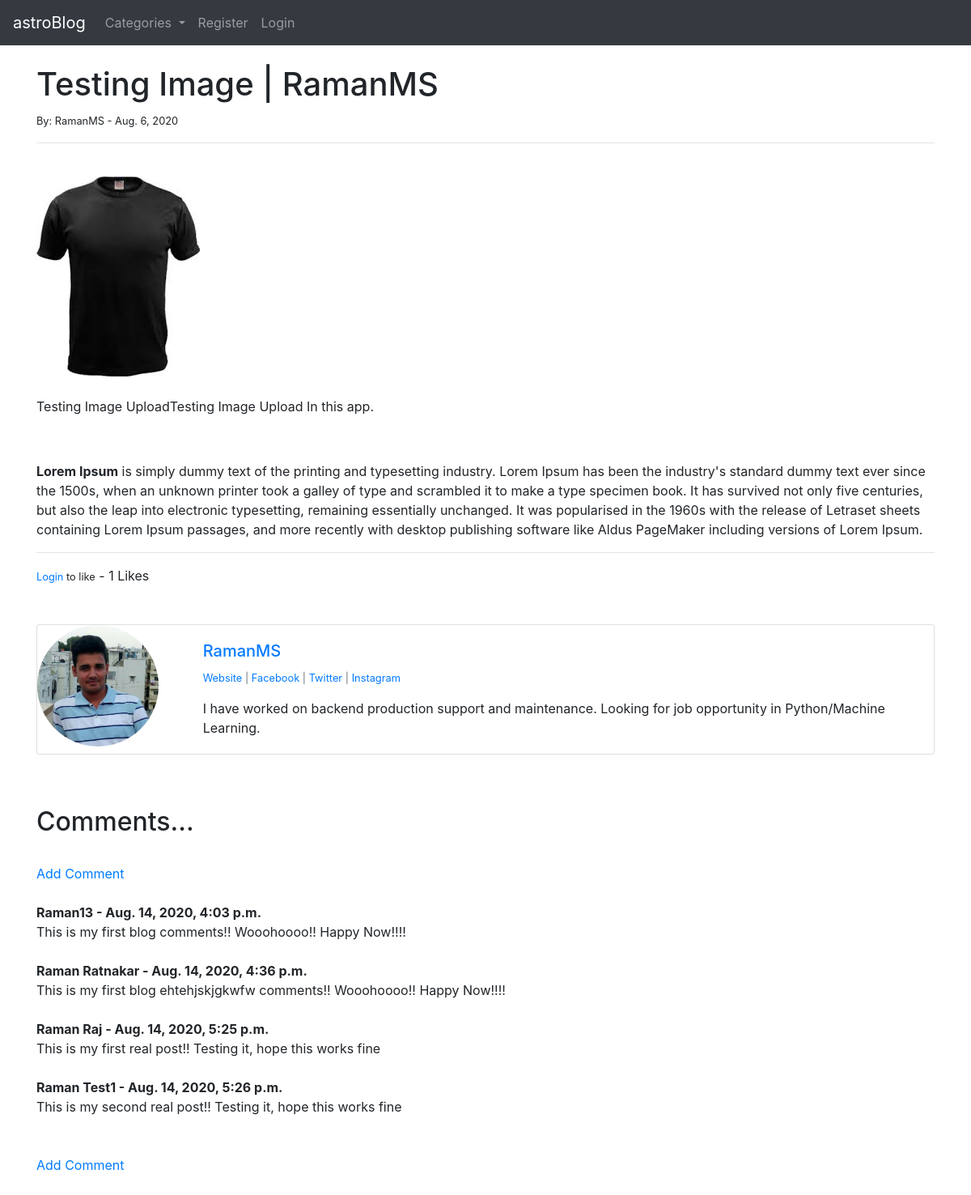
/article/14, run on the app's committed database.
### blog/models.py (models this page shows, shortened)
class Post(models.Model):
    title = models.CharField(max_length=255)
    header_image = models.ImageField(null=True, blank=True, upload_to="images/")
    title_tag = models.CharField(max_length=255)
    author = models.ForeignKey(User, on_delete=models.CASCADE)
    body = RichTextField(blank=True, null=True)
    post_date = models.DateField(auto_now_add=True)
    category = models.CharField(max_length=255, default='coding')
    snippet = models.CharField(max_length=255, )
    likes = models.ManyToManyField(User, related_name='blog_posts')
    def total_likes(self):
        return self.likes.count()

class Profile(models.Model):
    user = models.OneToOneField(User, null=True, on_delete=models.CASCADE)
    bio = models.TextField()
    profile_pic = models.ImageField(null=True, blank=True, upload_to="images/profile")
    website_url = models.CharField(max_length=255, null=True, blank=True,)
    facebook_url = models.CharField(max_length=255, null=True, blank=True,)
    twitter_url = models.CharField(max_length=255, null=True, blank=True,)
    instagram_url = models.CharField(max_length=255, null=True, blank=True,)

class Comment(models.Model):
    post = models.ForeignKey(Post, related_name='comments',on_delete=models.CASCADE)
    name = models.CharField(max_length=255)
    body = models.TextField()
    date_added = models.DateTimeField(auto_now_add=True)

### blog/views.py (the view)
# urls.py: path('article/<int:pk>', ArticleDetailView.as_view(), name = 'article-detail'),
class ArticleDetailView(DetailView):
    model = Post
    template_name = 'article_detail.html'
    def get_context_data(self, *args, **kwargs):
        cat_menu = Category.objects.all()
        context = super(ArticleDetailView, self).get_context_data()
        stuff = get_object_or_404(Post, id=self.kwargs['pk'])
        total_likes = stuff.total_likes
        liked = False
        if stuff.likes.filter(id=self.request.user.id).exists():
            liked = True
        context["cat_menu"] = cat_menu
        context['total_likes'] = total_likes
        context['liked'] = liked
        return context

### blog/models.py (called while the page is built)
    def __str__(self):
      return self.name

### blog/templates/article_detail.html (shortened to what this page needs)
{% extends 'base.html'%}
{% load static %}
{% block content %}
<h1>{{ post.title }}</h1>
<small>By: {{ post.author }} - {{ post.post_date }}
</small> <br/>
<hr>
<br/>
{% if post.header_image %}
    <img src="{{ post.header_image.url }}">
{% endif %}
<br/><br/>
{{ post.body|safe }}</li>
<hr>
<form action="{% url 'like_post' post.pk %}" method="POST">
    {% if user.is_authenticated %}
        {% if liked %}
            <button type="submit", name="post_id", value="{{ post.id }}", class="btn btn-danger btn-sm">Unlike</button>
        {% else %}
            <button type="submit", name="post_id", value="{{ post.id }}", class="btn btn-primary btn-sm">Like</button>
        {% endif %}
    {% else %}
        <small><a href="{% url 'login' %}">Login </a>to like</small>
    {% endif %}
        - {{ total_likes }} Likes
</form>
<br/><br/>
<div class="card mb-3">
    <div class="row no-gutters">
      <div class="col-md-2">
        <a href="{% url 'show_profile_page' post.author.profile.id %}">
            {% if post.author.profile.profile_pic %}
                <img src="{{ post.author.profile.profile_pic.url }}" width=150 height=150 class="rounded-circle">
            {% else %}
            <img src="{% static 'blog/images/default-profile-picture.png' %}" width=150 height=150 class="card-img">
            {% endif %}
        </a>
      </div>
      <div class="col-md-10">
        <div class="card-body">
            <a href="{% url 'show_profile_page' post.author.profile.id %}">
              <h5 class="card-title">{{ post.author }}</h5>
            </a>
          <p class="small text-muted">
              {% if post.author.profile.website_url %}
                  <a href="{{ post.author.profile.website_url }}">Website </a>
              {% endif %}
              {% if post.author.profile.facebook_url %}
                | <a href="{{ post.author.profile.facebook_url }}">Facebook</a>
              {% endif %}
              {% if post.author.profile.twitter_url %}
                | <a href="{{ post.author.profile.twitter_url }}">Twitter</a>
              {% endif %}
              {% if post.author.profile.instagram_url %}
                | <a href="{{ post.author.profile.instagram_url }}">Instagram</a>
              {% endif %}
          </p>
          <p class="card-text">{{ post.author.profile.bio }}</p>
        </div>
      </div>
    </div>
</div>
<br/><br/>
<h2>Comments...</h2>
<br/>
{% if not post.comments.all %}
    No Coments Yet...<a href="{% url 'add_comment' post.pk %}">
        Add One
    </a>
    <br/><br/>
{% else %}
<a href="{% url 'add_comment' post.pk %}">Add Comment</a>
<br/><br/>
    {% for comment in post.comments.all %}
        <strong>
            {{ comment.name }} -
            {{ comment.date_added }}
        </strong>
        <br/>
        {{ comment.body }}
        <br/><br/>
    {% endfor %}
    <br/>
    <a href="{% url 'add_comment' post.pk %}">Add Comment</a>
    <br/><br/>
{% endif %}
<br/>
{% endblock %}

### blog/templates/base.html (shortened to what this page needs)
<!doctype html>
<html lang="en">
  <head>
    <link rel="stylesheet" href="https://stackpath.bootstrapcdn.com/bootstrap/4.5.0/css/bootstrap.min.css">
  </head>
  <body>
    <nav class="navbar navbar-expand-lg navbar-dark bg-dark">
        <a class="navbar-brand" href="{% url 'home' %}">astroBlog</a>
        <div class="collapse navbar-collapse" id="navbarSupportedContent">
          <ul class="navbar-nav mr-auto">
            {% if cat_menu %}
            <li class="nav-item dropdown">
                <a class="nav-link dropdown-toggle" href="#" id="navbarDropdown" role="button" data-toggle="dropdown" aria-haspopup="true" aria-expanded="false">
                  Categories
                </a>
              </li>
              {% else %}
                <li class="nav-item">
                    <a class="nav-link" href="{% url 'category-list' %}">Categories</a>
                </li>
              {% endif %}
            {% if user.is_authenticated %}
                <li class="nav-item">
                    <a class="nav-link" href="{% url 'add_post' %}">Add Post</a>
                </li>
                <li class="nav-item">
                    <a class="nav-link" href="{% url 'add_category' %}">Add Category</a>
                </li>
                <li class="nav-item dropdown">
                    <a class="nav-link dropdown-toggle" href="#" id="navbarDropdown" role="button" data-toggle="dropdown" aria-haspopup="true" aria-expanded="false">
                      Profile
                    </a>
                    <div class="dropdown-menu" aria-labelledby="navbarDropdown">
                      <a class="dropdown-item" href="{% url 'edit_profile' %}">Edit Settings</a>
                      {% if user.profile.id %}
                        <a class="dropdown-item" href="{% url 'edit_profile_page' user.profile.id %}">Edit Profile Page</a>
                        <a class="dropdown-item" href="{% url 'show_profile_page' user.profile.id %}">Show Profile Page</a>
                      {% else %}
                        <a class="dropdown-item" href="{% url 'create_profile_page' %}">Create Profile Page</a>
                      {% endif %}
                    </div>
                </li>
                <li class="nav-item">
                    <a class="nav-link" href="{% url 'logout' %}">Logout</a>
                </li>
            {% else %}
                <li class="nav-item">
                    <a class="nav-link" href="{% url 'register' %}">Register</a>
                </li>
                <li class="nav-item">
                    <a class="nav-link" href="{% url 'login' %}">Login</a>
                </li>
            {% endif %}
          </ul>
        </div>
      </nav>
    <br/>
    <div class='container'>
        {% block content %}
        {% endblock %}
    </div>
  </body>
</html>

### data on the page
Post: title "Testing Image | RamanMS", author "RamanMS", post_date "Aug. 6, 2020", header_image (picture), body "Testing Image UploadTesting Image Upload In this app. Lorem Ipsum is simply dummy text of the printing and typesetting industry. Lorem Ipsum has been the industry's standard dummy text ever since the 1500s, when an unknown printer took a galley of type and scrambled it to make a type specimen book. It has survived not only five centuries, but also the leap into electronic typesetting, remaining essentially unchanged. It was popularised in the 1960s with the release of Letraset sheets containing Lorem Ipsum passages, and more recently with desktop publishing software like Aldus PageMaker including versions of Lorem Ipsum.", id "1", author.profile.profile_pic (picture), author.profile.bio "I have worked on backend production support and maintenance. Looking for job opportunity in Python/Machine Learning."
Comment: name "Raman13", date_added "Aug. 14, 2020, 4:03 p.m.", body "This is my first blog comments!! Wooohoooo!! Happy Now!!!!"
Comment: name "Raman Ratnakar", date_added "Aug. 14, 2020, 4:36 p.m.", body "This is my first blog ehtehjskjgkwfw comments!! Wooohoooo!! Happy Now!!!!"
Comment: name "Raman Raj", date_added "Aug. 14, 2020, 5:25 p.m.", body "This is my first real post!! Testing it, hope this works fine"
Comment: name "Raman Test1", date_added "Aug. 14, 2020, 5:26 p.m.", body "This is my second real post!! Testing it, hope this works fine"
